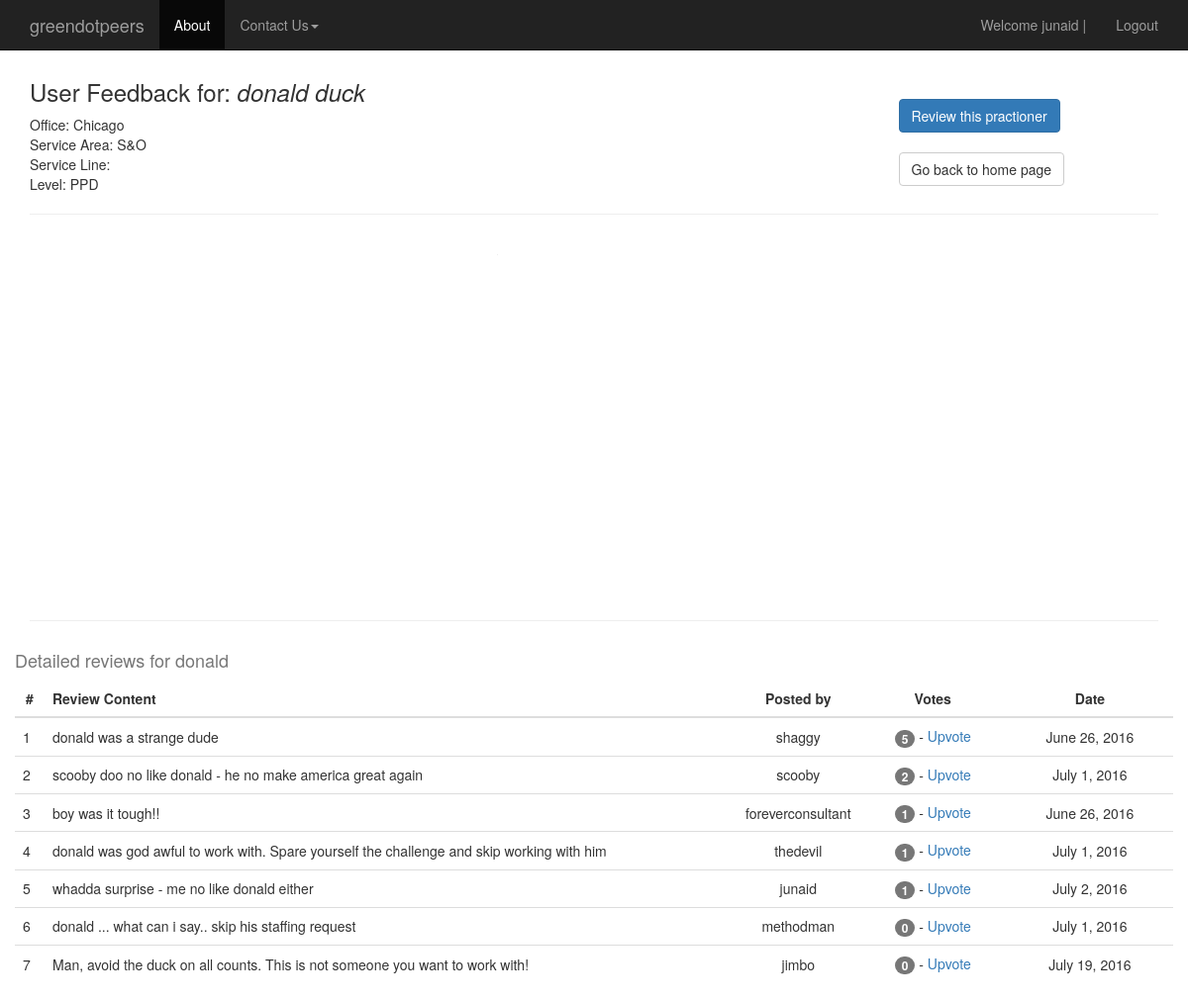
/employees/1/ (signed in), run on the app's committed database.
### reviews/models.py (models this page shows, shortened)
class Employee(models.Model):
	first_name = models.CharField(max_length=120)
	last_name = models.CharField(max_length=120)
	email = models.CharField(max_length=120, null=True)
	level = models.CharField(max_length=120)
	service_area = models.CharField(max_length=120)
	service_line = models.CharField(max_length=120, null=True)
	office = models.CharField(max_length=120)
	timestamp = models.DateTimeField(auto_now=False, auto_now_add=True)
	@property
	def full_name(self):
		return ''.join([self.last_name, ', ', self.first_name])
	def __unicode__(self):
		return self.full_name

class Review(models.Model):
	user = models.ForeignKey(settings.AUTH_USER_MODEL)
	employee = models.ForeignKey("Employee") #in quotes because model defined later
	length_working = models.PositiveIntegerField(verbose_name="how long have you worked with this person? (months)?")
	ques1 = models.PositiveIntegerField(verbose_name="How much did you enjoy working with this person (1-5)? (5 = most)?", validators=[MinValueValidator(1), MaxValueValidator(5)])
	ques2 = models.PositiveIntegerField(verbose_name="How competent is this person in their domain of expertise (1-5)? (5 = most)", validators=[MinValueValidator(1), MaxValueValidator(5)])
	ques3 = models.PositiveIntegerField(verbose_name="How much did you learn from this individual while working with them (1-5)? (5 = most)", validators=[MinValueValidator(1), MaxValueValidator(5)])
	timestamp = models.DateTimeField(auto_now=False, auto_now_add=True)
	WORK_AGAIN_CHOICES = (
	    ('Y', 'Yes'),
	    ('N', 'No'),
	)
	work_again =  models.CharField(verbose_name="would you work with this person again if you had the choice?",
									max_length=1, choices=WORK_AGAIN_CHOICES, null=False)
	content = models.TextField(verbose_name="Please provide some comments on what it was like to work with this person",
									max_length=1500)
	def __unicode__(self):
		return self.content
	class Meta:
		unique_together = (("user", "employee"),)  #really important - prevents dups

### reviews/views.py (the view)
# urls.py: url(r'^employees/(?P<pk>\d+)/$', emp.employee_detail, name='emp_details'),
def employee_detail(request, pk=None):
	instance = get_object_or_404(Employee, pk=pk)
	rev_list = instance.review_set.all() #.order_by("-count('upvotes')")
	rev_list = rev_list.annotate(num_votes=Count('votereview')).order_by('-num_votes')
	ques1_overall_avg = Review.objects.aggregate(Avg('ques1'))
	ques1_overall_avg = ques1_overall_avg['ques1__avg']
	ques2_overall_avg = Review.objects.aggregate(Avg('ques2'))
	ques2_overall_avg = ques2_overall_avg['ques2__avg']
	ques3_overall_avg = Review.objects.aggregate(Avg('ques3'))
	ques3_overall_avg = ques3_overall_avg['ques3__avg']
	ques1_employee_avg = rev_list.aggregate(Avg('ques1'))
	ques1_employee_avg = ques1_employee_avg['ques1__avg']
	ques2_employee_avg = rev_list.aggregate(Avg('ques2'))
	ques2_employee_avg = ques2_employee_avg['ques2__avg']
	ques3_employee_avg = rev_list.aggregate(Avg('ques3'))
	ques3_employee_avg = ques3_employee_avg['ques3__avg']
	work_again_yes = rev_list.filter(work_again__iexact="Y").aggregate(Count('work_again'))
	work_again_yes =work_again_yes['work_again__count']
	work_again_no = rev_list.filter(work_again__iexact="N").aggregate(Count('work_again'))
	work_again_no =work_again_no['work_again__count']
	context = {
		"review_list": rev_list,
		"instance": instance,
		"ques1_overall_avg": ques1_overall_avg,
		"ques2_overall_avg": ques2_overall_avg,
		"ques3_overall_avg": ques3_overall_avg,
		"ques1_employee_avg": ques1_employee_avg,
		"ques2_employee_avg": ques2_employee_avg,
		"ques3_employee_avg": ques3_employee_avg,
		"work_again_yes": work_again_yes,
		"work_again_no": work_again_no,
	}
	return render(request, "employee_detail.html", context)

### reviews/models.py (called while the page is built)
	def fupvotes(self):
		return super(VoteManager, self).filter(upvotes=True)

### templates/employee_detail.html (shortened to what this page needs)
{% extends "base.html" %}
{% block content %}
 <div class='container'>
 		<div class='row'>
		<div class='col-sm-6'>
 		<h3> User Feedback for: <em> {{instance.first_name}} {{instance.last_name}} </em></h3>
 		Office: {{instance.office}}<br>
 		Service Area: {{instance.service_area}}<br>
 		Service Line: {{instance.service_line}}<br>
 		Level: {{instance.level}}
 		</div>
		<div class='col-sm-2 col-sm-offset-3'>
		<br>
		<br>
		<a href='{% url "create_step2" pk=instance.pk %}' class="btn btn-primary" role="button">Review this practioner</a>
		<br>
		<br>
		<a href='{% url "user_homepage" %}' class="btn btn-default" role="button">Go back to home page</a>
		</div>
		</div>
 		<hr/>
 		<div class='row'>
		<div class='col-sm-4'>
	    	<div id="spider_container" style="min-width: 520px; max-width: 600px; height: 370px"></div>
		</div>
		<div class="col-sm-2">
    	</div>
		<div class='col-sm-4'>
	    	<div id="bar_container" style="min-width: 350px; max-width: 350px; height: 370px"></div>
		</div>
		</div>
		<hr/>
	<div class='row'>
	<div class='col-offset-1'>
	<h4> Detailed reviews for {{instance.first_name}} </em></h4>
		<table class="table">
			      <THEAD>
			        <TR>
			          <TH style="text-align:center">#</TH>
			          <TH style="text-align:left">Review Content</TH>
			          <TH style="text-align:center">Posted by</TH>
			          <TH style="text-align:center">Votes</TH>
			          <TH style="text-align:center">Date</TH>
			        </TR>
			      </THEAD>
			      <TBODY>
			        {% for obj in review_list %}
			        <TR>
			          <TD class="vert-align" width="30">{{ forloop.counter }}</TD>
			          <TD class="vert-align" width="700" >{{obj}}  </TD>
			          <TD class="vert-hor-align" width="80">{{obj.user}}</TD>
			          <TD class="vert-hor-align" >
			          <span class="badge badge-info">{{ obj.votereview.fupvotes.count}} </span> - <a href='{% url "r_vote" pk=instance.pk pk2=obj.pk%}'> Upvote</a> </TD>
			          <TD class="vert-hor-align">{{ obj.timestamp|date}}</TD>
			        {% endfor %}
			        </TR>
			      </TBODY>
			    </TABLE>
	</div>
	</div>
</div>
{% endblock %}

### templates/navbar.html (shortened to what this page needs)
    <nav class="navbar navbar-inverse navbar-fixed-top">
      <div class="container">
        <div class="navbar-header">
          <a class="navbar-brand" href='{% url "user_homepage" %}'>greendotpeers</a>
        </div>
        <div id="navbar" class="navbar-collapse collapse">
        <ul class="nav navbar-nav">
              <li class="active"><a href='{% url "about_us" %}'>About</a></li>
              <li class="dropdown">
                <a href="#" class="dropdown-toggle" data-toggle="dropdown" role="button" aria-haspopup="true" aria-expanded="false">Contact Us<span class="caret"></span></a>
              </li>
            </ul>
          <ul class="nav navbar-nav navbar-right">
          {% if request.user.is_authenticated  %}
            <li><a href=''>Welcome {{request.user}} |</a></li>
            <li><a href='{% url "auth_logout" %}'>Logout</a></li>
          {% else %}
            <li><a href='{% url "ver_question" %}'> Register </a></li>
          {% endif %}
          </ul>
        </div>
      </div>
    </nav>

### static/css/base.css (style rules this page uses)
h4 { color: #777777; }
.table tbody>tr>td.vert-align { vertical-align: middle; }
.table tbody>tr>td.vert-hor-align { vertical-align: middle; text-align: center; }

### data on the page
Employee: first_name "donald", last_name "duck", office "Chicago", service_area "S&O", level "PPD"
Review: content "donald was a strange dude", user "shaggy", votereview.fupvotes.count "5", timestamp "June 26, 2016"
Review: content "scooby doo no like donald - he no make america great again", user "scooby", votereview.fupvotes.count "2", timestamp "July 1, 2016"
Review: content "boy was it tough!!", user "foreverconsultant", votereview.fupvotes.count "1", timestamp "June 26, 2016"
Review: content "donald was god awful to work with. Spare yourself the challenge and skip working with him", user "thedevil", votereview.fupvotes.count "1", timestamp "July 1, 2016"
Review: content "whadda surprise - me no like donald either", user "junaid", votereview.fupvotes.count "1", timestamp "July 2, 2016"
Review: content "donald ... what can i say.. skip his staffing request", user "methodman", votereview.fupvotes.count "0", timestamp "July 1, 2016"
Review: content "Man, avoid the duck on all counts. This is not someone you want to work with!", user "jimbo", votereview.fupvotes.count "0", timestamp "July 19, 2016"

### other printed values
{{ request.user }} "junaid"
